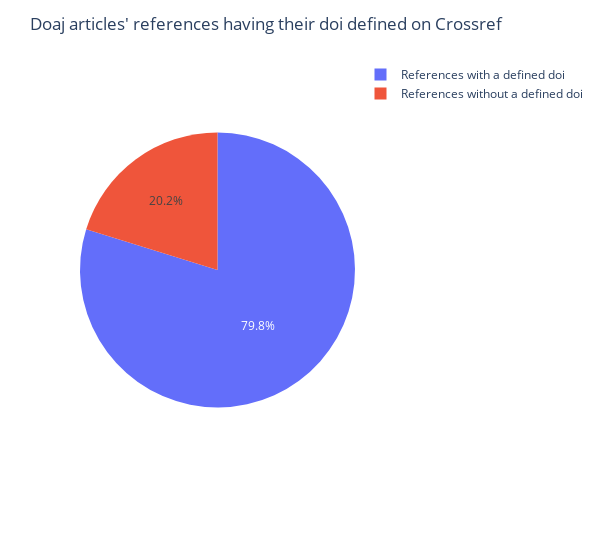

The cell this chart's notebook holds for it:
### Markdown cell above
3. pie = mean 75% delle references si duesti articol hanno un  doi

### Code cell
working[working['on-crossref']==0].describe()

ref_defined = working['ref-num']-working['ref-undefined']
ref_defined = ref_defined.sum()
ref_undefined = working['ref-undefined'].sum()

new = pd.DataFrame()
new['val'] = [ref_defined, ref_undefined]
new['ref'] = ['References with a defined doi', 'References without a defined doi']
fig = px.pie(new, values='val', names='ref')

fig.update_layout( width=600, title ="Doaj articles' references having their doi defined on Crossref")
fig.show()

### Figure 1 — Plotly figure (JSON) as saved in the notebook; plotly's stock layout.template omitted (floating-point values rounded to 4 significant figures)
{"data": [{"domain": {"x": [0, 1], "y": [0, 1]}, "hovertemplate": "ref=%{label}<br>val=%{value}<extra></extra>", "labels": ["References with a defined doi", "References without a defined doi"], "legendgroup": "", "name": "", "showlegend": true, "type": "pie", "values": [113423370, 28721952]}], "layout": {"legend": {"tracegroupgap": 0}, "margin": {"t": 60}, "title": {"text": "Doaj articles' references having their doi defined on Crossref"}, "width": 600}}
